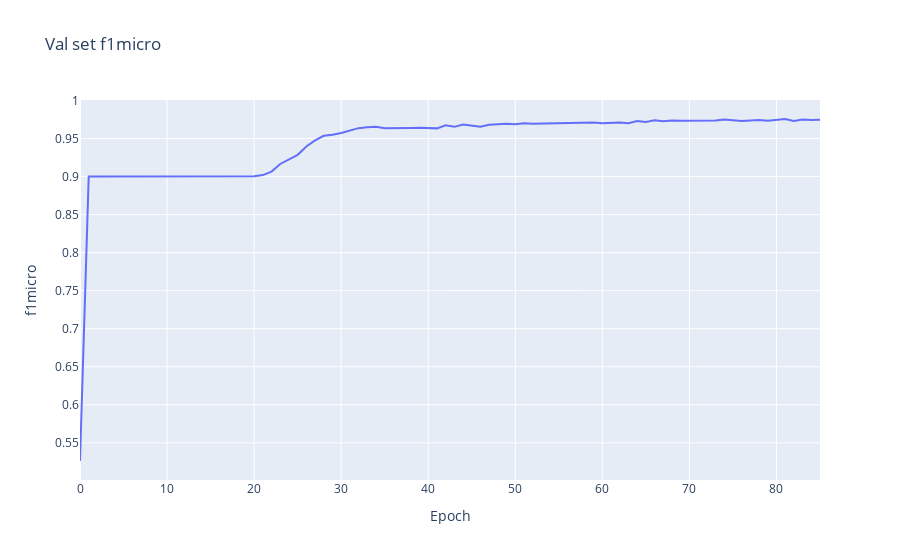
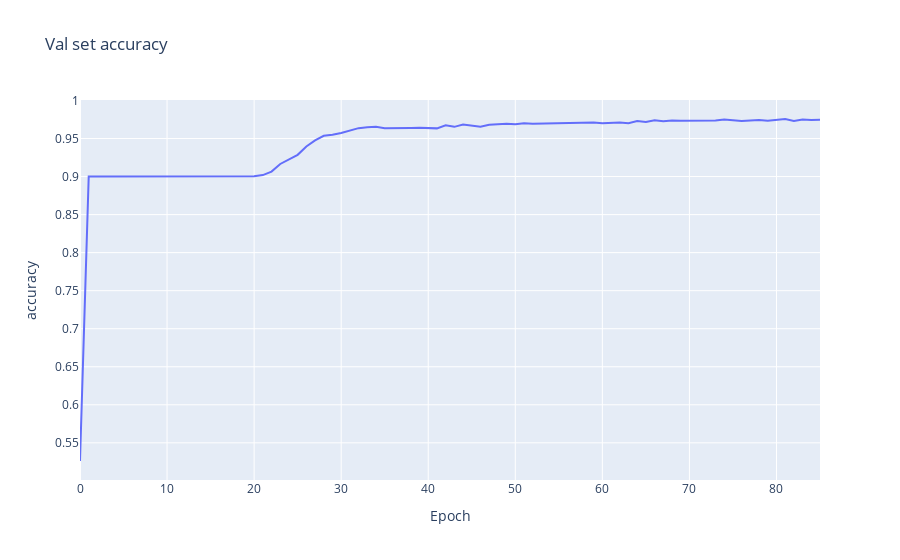
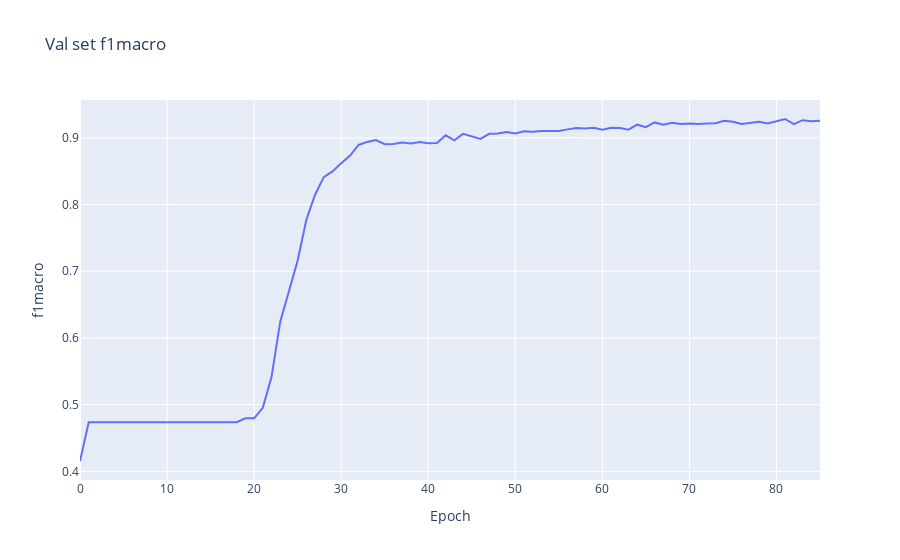
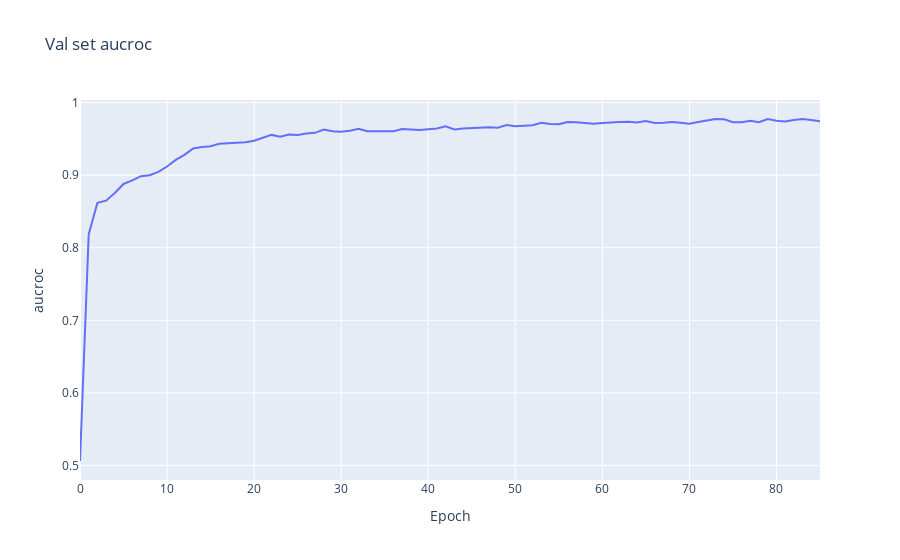

Write notebook code for charts like these, in order.
### Code cell
# Compare GAT vs GATv2 with 2 heads, prebuilt PyGs models 
plot_training_comp([mmGATprebuilt], ["GATv2" ],"f1micro",title="Val set f1micro")  
plot_training_comp([mmGATprebuilt], ["GATv2" ],"accuracy",title="Val set accuracy")  
plot_training_comp([mmGATprebuilt], ["GATv2" ],"f1macro",title="Val set f1macro")
plot_training_comp([mmGATprebuilt], ["GATv2" ],"aucroc",title="Val set aucroc")
